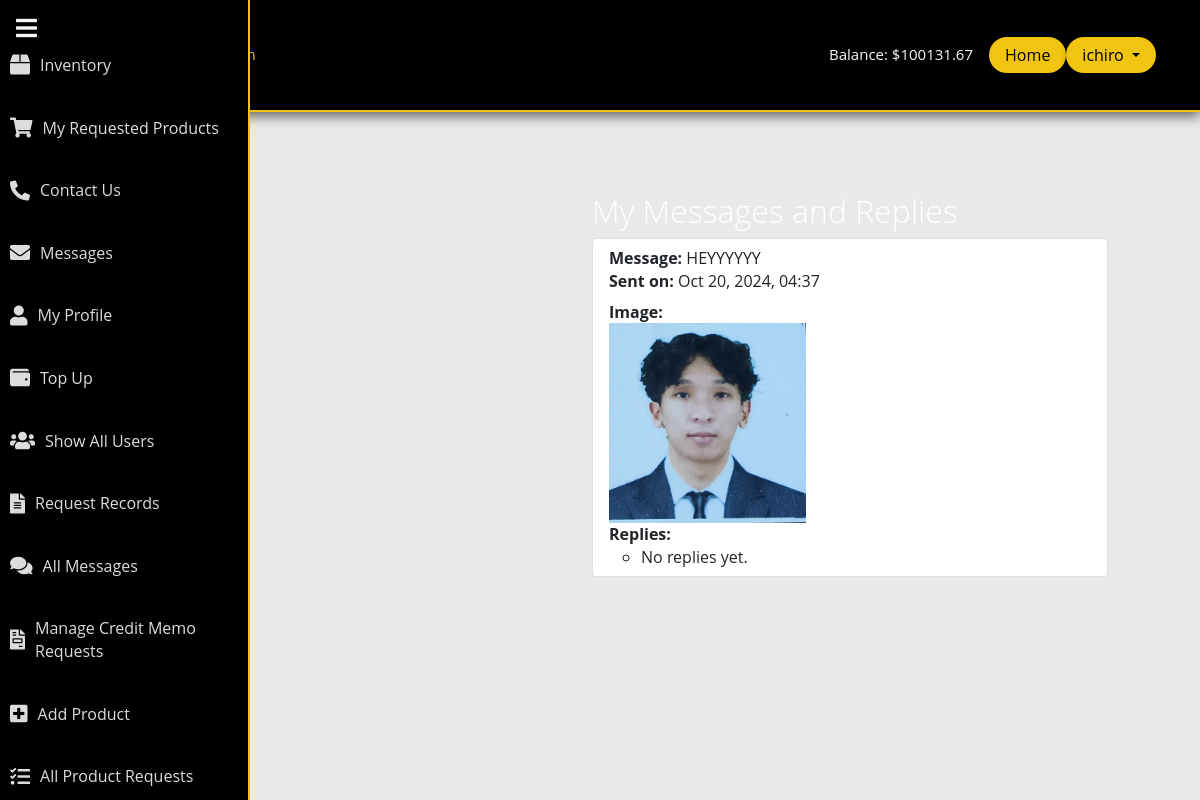
/contact/my_replies/ (signed in), run on the app's committed database.
### myapp/models.py (models this page shows, shortened)
class UserProfile(models.Model):
    user = models.OneToOneField(User, on_delete=models.CASCADE)
    company_name = models.CharField(max_length=255)
    full_name = models.CharField(max_length=255)
    mobile_number = models.CharField(max_length=15)
    business_title = models.CharField(max_length=255)
    balance = models.DecimalField(max_digits=10, decimal_places=2, default=0.00)

### contact/models.py (models this page shows, shortened)
class Message(models.Model):
    user = models.ForeignKey(User, on_delete=models.CASCADE)  # Automatically assigned
    content = models.TextField()
    image = models.ImageField(upload_to='messages/', blank=True, null=True)  # New image field
    created_at = models.DateTimeField(auto_now_add=True)

### contact/views.py (the view)
# urls.py: path('my_replies/', my_replies, name='replies'),  # Add this line
@login_required
def my_replies(request):
    messages = Message.objects.filter(user=request.user).order_by('-created_at')  # Order by created_at
    message_replies = {message: Reply.objects.filter(message=message).order_by('-created_at') for message in messages}
    return render(request, 'users/replies.html', {'message_replies': message_replies})

### templates/users/replies.html
{% extends 'users/base.html' %}
{% load crispy_forms_tags %}
{% load static %}
{% block content %}
<link rel="stylesheet" href="{% static 'css/main.css' %}">
<div class="container" style="display: flex;">
    <div class="main-content" style="width: 80%; padding: 50px;">
        <h2>My Messages and Replies</h2>
        {% if message_replies %}
            <ul class="list-group">
                {% for message, replies in message_replies.items %}
                <li class="list-group-item">
                    <strong>Message:</strong> {{ message.content }}<br>
                    <strong>Sent on:</strong> {{ message.created_at|date:"M d, Y, H:i" }}<br>
                    {% if message.image %}
                        <div class="mt-2">
                            <strong>Image:</strong><br>
                            <img src="{{ message.image.url }}" alt="Message Image" class="img-fluid" style="max-height: 200px; max-width: 100%; object-fit: cover;">
                        </div>
                    {% endif %}
                    <strong>Replies:</strong>
                    <ul>
                        {% for reply in replies %}
                        <li>
                            <strong>Replied by:</strong> {{ reply.user.username }}<br>
                            <strong>Reply:</strong> {{ reply.content }}<br>
                            <strong>Replied on:</strong> {{ reply.created_at|date:"M d, Y, H:i" }}<br>
                            {% if reply.image %}
                                <div class="mt-2">
                                    <strong>Image:</strong><br>
                                    <img src="{{ reply.image.url }}" alt="Reply Image" class="img-fluid" style="max-height: 200px; max-width: 100%; object-fit: cover;">
                                </div>
                            {% endif %}
                        </li>
                        {% empty %}
                        <li>No replies yet.</li>
                        {% endfor %}
                    </ul>
                </li>
                {% endfor %}
            </ul>
        {% else %}
            <p>No messages found.</p>
        {% endif %}
    </div>
</div>
{% endblock %}

### templates/users/base.html (shortened to what this page needs)
<!doctype html>
{% load static %}
<html lang="en">
<head>
    <link href="https://cdn.jsdelivr.net/npm/bootstrap@5.0.0-beta3/dist/css/bootstrap.min.css" rel="stylesheet">
    <link rel="stylesheet" href="{% static 'users/css/main.css' %}" type="text/css">
    <link rel="stylesheet" href="https://cdnjs.cloudflare.com/ajax/libs/font-awesome/5.15.4/css/all.min.css">
</head>
<body>
<nav class="navbar navbar-expand-lg" id="main-navbar">
    <div class="container">
        <a class="navbar-brand" href="{% url 'home' %}">
        </a>
        <div class="collapse navbar-collapse" id="navbarNavAltMarkup">
            <div class="navbar-nav">
                {% if user.is_superuser %}
                    <a class="nav-link active" href="#">Homepage Admin</a>
                {% else %}
                    <a class="nav-link active" href="#">Homepage</a>
                {% endif %}
            </div>
            <div class="d-flex align-items-center ms-auto" id="authstyle">
                {% if user.is_authenticated %}
                    {% with user_profile=user.userprofile %}
                        <span class="text-light me-3">Balance: ${{ user_profile.balance }}</span>
                    {% endwith %}
<a href="{% url 'homepage' %}" class="btn" style="background-color: #f1c40f; color: #000000; border-radius: 30px; padding: 5px 15px; box-shadow: 0 4px 6px rgba(0, 0, 0, 0.2);">Home</a>
<div class="dropdown">
    <button class="btn dropdown-toggle" type="button" id="dropdownMenuButton" data-bs-toggle="dropdown" aria-expanded="false" style="background-color: #f1c40f; color: #000000; border-radius: 30px; padding: 5px 15px; box-shadow: 0 4px 6px rgba(0, 0, 0, 0.2);">
        {{ user.username }}
    </button>
</div>
                {% endif %}
            </div>
        </div>
    </div>
</nav>
{% if user.is_authenticated %}
<div class="sidebar" id="sidebar">
    <button class="toggle-sidebar" onclick="toggleSidebar()">
        <i class="fas fa-bars"></i>
    </button>
    <ul class="nav flex-column mt-4">
        <li class="nav-item"><a class="nav-link" href="{% url 'inventory' %}"><i class="fas fa-box"></i> <span>Inventory</span></a></li>
        <li class="nav-item"><a class="nav-link" href="{% url 'view_requested_products' %}"><i class="fas fa-shopping-cart"></i> <span>My Requested Products</span></a></li>
        <li class="nav-item"><a class="nav-link" href="{% url 'contact' %}"><i class="fas fa-phone-alt"></i> <span>Contact Us</span></a></li>
        <li class="nav-item"><a class="nav-link" href="{% url 'messages_user' %}"><i class="fas fa-envelope"></i> <span>Messages</span></a></li>
        <li class="nav-item"><a class="nav-link" href="{% url 'profile' %}"><i class="fas fa-user"></i> <span>My Profile</span></a></li>
        <li class="nav-item"><a class="nav-link" href="{% url 'cash_in' %}"><i class="fas fa-wallet"></i> <span>Top Up</span></a></li>
                {% endif %}
        {% if user.is_superuser %}
            <li class="nav-item"><a class="nav-link" href="{% url 'show_all_users' %}"><i class="fas fa-users"></i> <span>Show All Users</span></a></li>
            <li class="nav-item"><a class="nav-link" href="{% url 'admin_page' %}"><i class="fas fa-file-alt"></i> <span>Request Records</span></a></li>
            <li class="nav-item"><a class="nav-link" href="{% url 'all_messages' %}"><i class="fas fa-comments"></i> <span>All Messages</span></a></li>
            <li class="nav-item"><a class="nav-link" href="{% url 'manage_credit_memo_requests' %}"><i class="fas fa-file-invoice"></i> <span>Manage Credit Memo Requests</span></a></li>
            <li class="nav-item"><a class="nav-link" href="{% url 'add_product' %}"><i class="fas fa-plus-square"></i> <span>Add Product</span></a></li>
            <li class="nav-item"><a class="nav-link" href="{% url 'all_product_requests' %}"><i class="fas fa-tasks"></i> <span>All Product Requests</span></a></li>
        {% endif %}
    </ul>
</div>
<div class="main-content" id="main-content">
    {% block content %}{% endblock %}
</div>
</body>
</html>

### myapp/static/users/main.css (style rules this page uses)
#main-navbar { color: white; min-height: 14vh; font-size: 15px; }
#authstyle { margin-left: 17%; border-radius: 50%; }
body { margin:0; color:#6a6f8c; background-image: url('images/bg.png'); font:600 16px/18px 'Open Sans',sans-serif; }
*,:after,:before { box-sizing:border-box }
a { color:inherit;text-decoration:none }
body { font: 100% / 1.414 "Open Sans", "Roboto", arial, sans-serif; background: #e9e9e9; }
a, [type="submit"] { transition: all .25s ease-in; }
h1, h2 { font-weight: 300; color: rgba(255,255,255,1); }

### templates/users/base.html (style rules this page uses)
body { background: linear-gradient(to bottom, #000000, #2c2c2c); color: #f5f5f5; font-family: 'Montserrat', sans-serif; margin: 0; padding: 0; overflow-x: hidden; }
#main-navbar { background: #000000; box-shadow: 0 4px 12px rgba(0, 0, 0, 0.6); padding: 1rem 2rem; border-bottom: 2px solid #f1c40f; }
.navbar-nav .nav-link { color: #f5f5f5 !important; margin-right: 1rem; }
.navbar-nav .nav-link:hover, .navbar-nav .nav-link.active { color: #f1c40f !important; }
.sidebar { background-color: #000000; height: 100vh; width: 250px; position: fixed; top: 0; left: 0; padding-top: 10px; transition: all 0.3s; overflow-y: auto; border-right: 2px solid #f1c40f; }
.sidebar .nav-link { color: #dcdcdc; padding: 15px 10px; margin: 5px 0; border-radius: 8px; display: flex; align-items: center; font-size: 16px; transition: background 0.3s, color 0.3s; }
.sidebar .nav-link i { margin-right: 10px; font-size: 20px; }
.toggle-sidebar { position: absolute; top: 10px; left: 10px; background: none; border: none; color: #f5f5f5; font-size: 24px; cursor: pointer; transition: color 0.3s; }
.main-content { margin-left: 250px; padding: 30px; transition: margin-left 0.3s; }

### data on the page
UserProfile: balance "100131.67"
Message: content "HEYYYYYY", created_at "Oct 20, 2024, 04:37", image (picture)

### other printed values
{{ user.username }} "ichiro"
